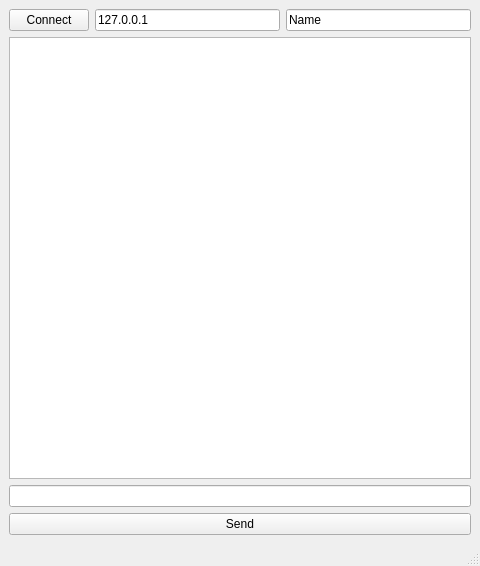
<?xml version="1.0" encoding="UTF-8"?>
<ui version="4.0">
 <class>MainWindow</class>
 <widget class="QMainWindow" name="MainWindow">
  <property name="geometry">
   <rect>
    <x>0</x>
    <y>0</y>
    <width>480</width>
    <height>566</height>
   </rect>
  </property>
  <property name="windowTitle">
   <string>Chat</string>
  </property>
  <property name="styleSheet">
   <string notr="true">background: &quot;gray&quot; </string>
  </property>
  <widget class="QWidget" name="centralwidget">
   <layout class="QVBoxLayout" name="verticalLayout">
    <item>
     <layout class="QHBoxLayout" name="horizontalLayout_2">
      <item>
       <layout class="QHBoxLayout" name="horizontalLayout">
        <item>
         <widget class="QPushButton" name="ConnectButton">
          <property name="text">
           <string>Connect</string>
          </property>
         </widget>
        </item>
        <item>
         <widget class="QLineEdit" name="IpLine">
          <property name="text">
           <string>127.0.0.1</string>
          </property>
         </widget>
        </item>
        <item>
         <widget class="QLineEdit" name="NameLine">
          <property name="text">
           <string>Name</string>
          </property>
         </widget>
        </item>
       </layout>
      </item>
     </layout>
    </item>
    <item>
     <widget class="QTextBrowser" name="OutputBrowser"/>
    </item>
    <item>
     <widget class="QLineEdit" name="InputLine"/>
    </item>
    <item>
     <widget class="QPushButton" name="SendButton">
      <property name="text">
       <string>Send</string>
      </property>
     </widget>
    </item>
   </layout>
  </widget>
  <widget class="QMenuBar" name="menubar">
   <property name="geometry">
    <rect>
     <x>0</x>
     <y>0</y>
     <width>480</width>
     <height>22</height>
    </rect>
   </property>
  </widget>
  <widget class="QStatusBar" name="statusBar"/>
 </widget>
 <resources/>
 <connections/>
</ui>
